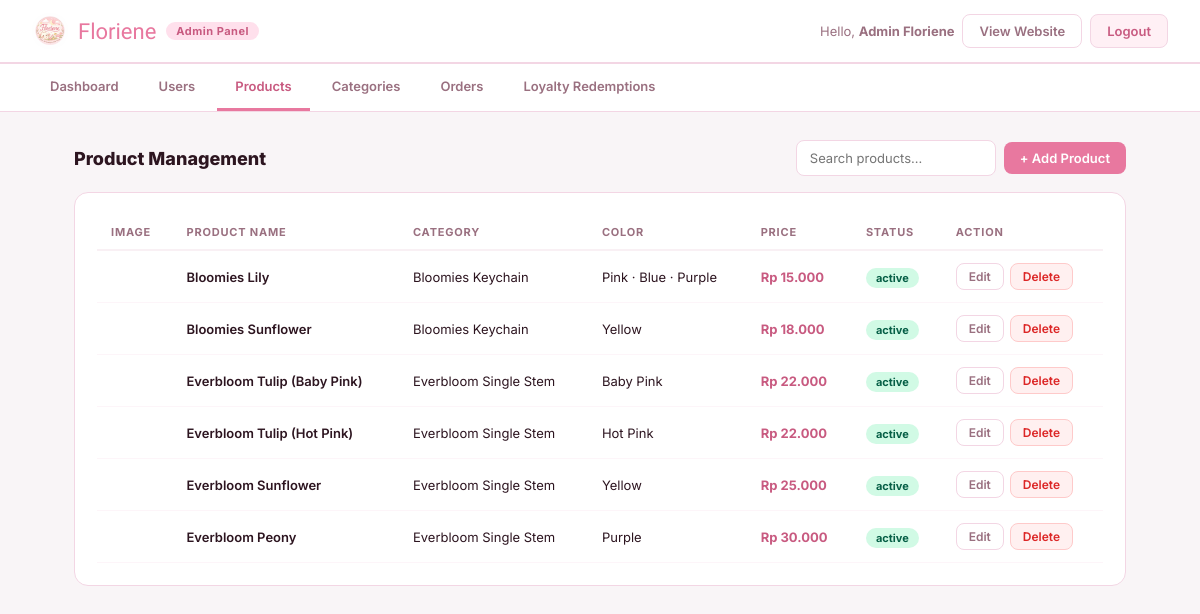
Page /admin.php?section=products (signed in) on the earlier database version.
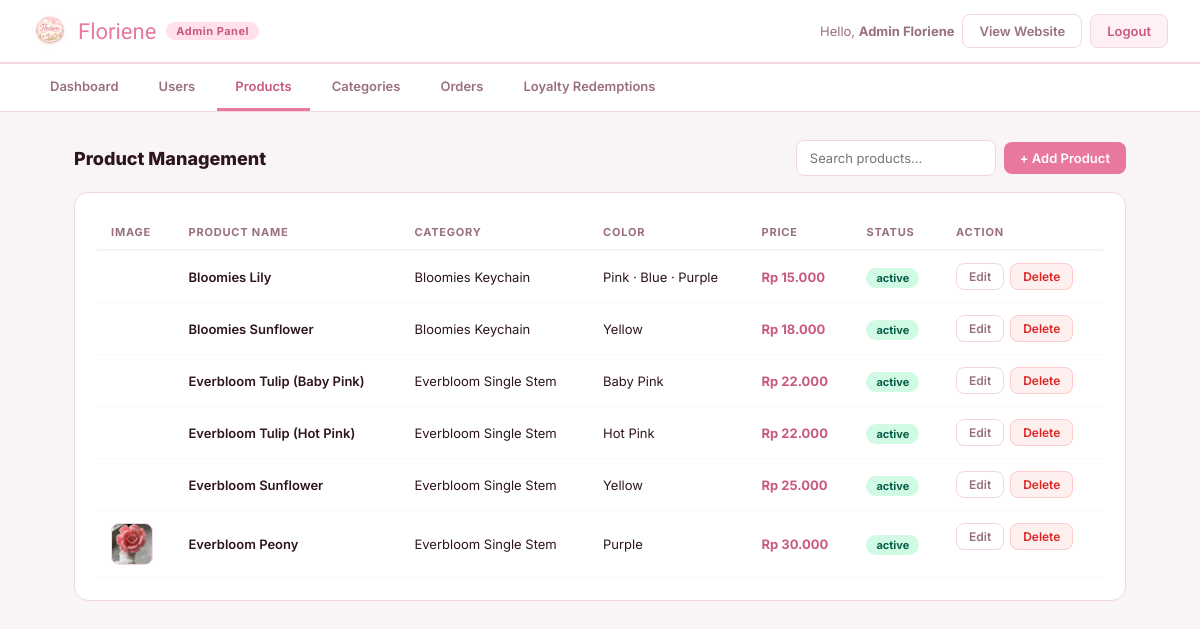
Same page on the later database version.
### tables this page shows
CREATE TABLE IF NOT EXISTS produk (
    id_produk INT AUTO_INCREMENT PRIMARY KEY,
    nama_produk VARCHAR(255) NOT NULL,
    deskripsi_produk TEXT,
    harga DECIMAL(10, 2) NOT NULL,
    warna VARCHAR(100),
    status ENUM('active', 'inactive') DEFAULT 'active',
    url_foto_produk VARCHAR(500),
    id_kategori INT,
    created_at TIMESTAMP DEFAULT CURRENT_TIMESTAMP,
    FOREIGN KEY (id_kategori) REFERENCES kategori(id_kategori) ON DELETE SET NULL,
    INDEX idx_nama (nama_produk),
    INDEX idx_status (status),
    INDEX idx_kategori (id_kategori)
);

CREATE TABLE IF NOT EXISTS kategori (
    id_kategori INT AUTO_INCREMENT PRIMARY KEY,
    nama VARCHAR(255) NOT NULL,
    deskripsi TEXT,
    created_at TIMESTAMP DEFAULT CURRENT_TIMESTAMP,
    INDEX idx_nama (nama)
);

### admin.php (the view, shortened to what the changed rows need)
<?php
include 'php/db.php';
$section = $_GET['section'] ?? 'dashboard';
$users = $produk = $kategori = $pesanan = [];
if ($section === 'products') {
    $res = $conn->query("SELECT p.*, k.nama AS nama_kategori FROM produk p LEFT JOIN kategori k ON p.id_kategori=k.id_kategori ORDER BY p.created_at DESC");
    while ($r = $res->fetch_assoc())
        $produk[] = $r;
}
function rupiah($n)
{
    return 'Rp ' . number_format($n, 0, ',', '.');
}
function badge($s)
{
    $map = [
        'pending' => 'b-yellow',
        'processing' => 'b-blue',
        'completed' => 'b-green',
        'cancelled' => 'b-red',
        'ADMIN' => 'b-pink',
        'CUSTOMER' => 'b-purple',
        'active' => 'b-green',
        'inactive' => 'b-gray',
    ];
    return '<span class="badge ' . ($map[$s] ?? 'b-gray') . '">' . htmlspecialchars($s) . '</span>';
}
?>
<!DOCTYPE html>
<html lang="id">
<head>
    <script src="https://cdn.tailwindcss.com"></script>
    <link rel="stylesheet" href="css/admin.css">
</head>
<body>
    <div class="main">
        <?php if ($section === 'products'): ?>
            <div class="sec-head">
                <h2>Product Management</h2>
            </div>
            <div class="card">
                <div class="table-wrap">
                    <table>
                        <thead>
                            <tr>
                                <th>Image</th>
                                <th>Product Name</th>
                                <th>Category</th>
                                <th>Color</th>
                                <th>Price</th>
                                <th>Status</th>
                                <th>Action</th>
                            </tr>
                        </thead>
                        <tbody id="tbody-produk">
                            <?php if (empty($produk)): ?>
                                <tr>
                                    <td colspan="7" class="empty">No products yet.</td>
                                </tr>
                            <?php else: ?>
                                <?php foreach ($produk as $p): ?>
                                    <tr>
                                        <td>
                                            <?php if ($p['url_foto_produk']): ?>
                                                <img src="<?= htmlspecialchars($p['url_foto_produk']) ?>" class="prod-thumb"
                                                    onerror="this.style.display='none'">
                                            <?php else: ?>
                                                <div class="placeholder-thumb">&#x1F337;</div>
                                            <?php endif; ?>
                                        </td>
                                        <td style="font-weight:600;"><?= htmlspecialchars($p['nama_produk']) ?></td>
                                        <td><?= htmlspecialchars($p['nama_kategori'] ?? '-') ?></td>
                                        <td><?= htmlspecialchars($p['warna'] ?? '-') ?></td>
                                        <td style="font-weight:700;color:#c85a80;"><?= rupiah($p['harga']) ?></td>
                                        <td><?= badge($p['status']) ?></td>
                                        <td style="display:flex;gap:6px;">
                                            <button class="btn btn-sm btn-outline"
                                                onclick='isiEditProduk(<?= htmlspecialchars(json_encode($p)) ?>)'>Edit</button>
                                            <form method="POST" action="php/produk.php" style="margin:0;"
                                                onsubmit="return confirm('Delete this product?')">
                                                <button type="submit" class="btn btn-sm btn-danger">Delete</button>
                                            </form>
                                        </td>
                                    </tr>
                                <?php endforeach; ?>
                            <?php endif; ?>
                        </tbody>
                    </table>
                </div>
            </div>
        <?php endif; ?>
    </div>
</body>
</html>

Differences in the rows shown:
changed produk "Everbloom Peony": url_foto_produk: picture added
